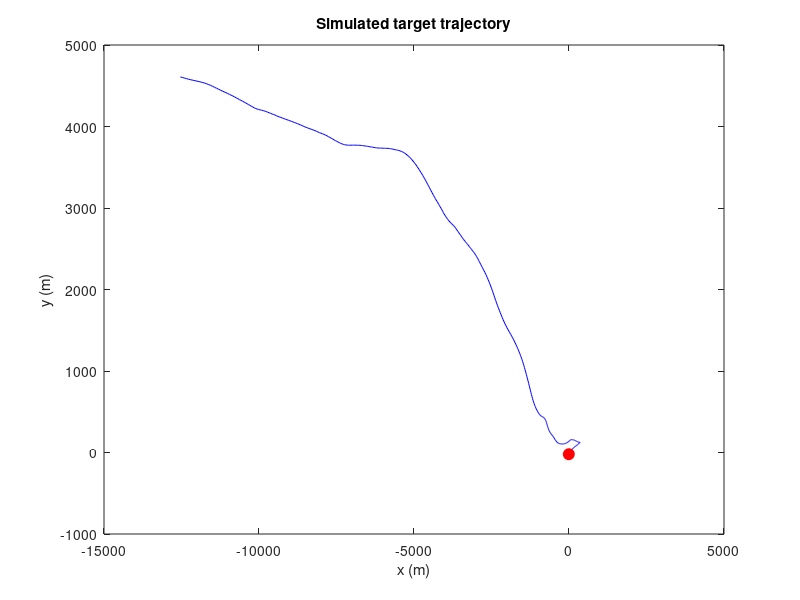

This figure's MATLAB source: (Note: this script raises an error after producing the figure.)
%%  HA1 SF2955  %%
%%%%%%%%%%%%%%%%%%

%% Problem 1 & 2
clear all, close all

delta_t = 0.5;
alpha = 0.6;
sigma = 0.5;

Ztates = [0 0; 3.5 0; 0 3.5; 0 -3.5; -3.5 0]';
P = (1/20)*[16 1 1 1 1; 1 16 1 1 1; 1 1 16 1 1; 1 1 1 16 1; 1 1 1 1 16];

Phi_tilde = [1 delta_t 0.5*delta_t^2; 0 1 delta_t; 0 0 alpha];
Phi = [Phi_tilde zeros(3,3); zeros(3,3) Phi_tilde];

Psi_z_tilde = [0.5*delta_t^2; delta_t; 0];
Psi_w_tilde = [0.5*delta_t^2; delta_t; 1];
Psi_z = [Psi_z_tilde zeros(3,1); zeros(3,1) Psi_z_tilde];
Psi_w = [Psi_w_tilde zeros(3,1); zeros(3,1) Psi_w_tilde];

% Simulate trajectory of size m
m = 500;

X = zeros(6, m + 1);
Z_idx = zeros(1, m + 1);

X(:,1) = mvnrnd(zeros(6,1), diag([500,5,5,200,5,5]))';
Z_idx(1) = randi(5);

for n = 1:m
    Z_n = Ztates(:, Z_idx(n));
    W_n = sigma * randn(2, 1);
    X(:, n + 1) = Phi*X(:, n) + Psi_z*Z_n + Psi_w*W_n;
    Z_idx(n + 1) = randsample(5, 1, true, P(Z_idx(n), :));
end

figure;
plot(X(1,:), X(4,:), 'b-');   
hold on;
plot(X(1,1), X(4,1), 'ro', 'MarkerSize', 8, 'MarkerFaceColor', 'r');
hold off;
xlabel('x (m)');
ylabel('y (m)');
title('Simulated target trajectory');

%% Problem 3
clear all, close all

delta_t = 0.5;
alpha = 0.6;
sigma = 0.5;

Ztates = [0 0; 3.5 0; 0 3.5; 0 -3.5; -3.5 0]';
P = (1/20)*[16 1 1 1 1; 1 16 1 1 1; 1 1 16 1 1; 1 1 1 16 1; 1 1 1 1 16];
Pcum = cumsum(P, 2);

Phi_tilde = [1 delta_t 0.5*delta_t^2; 0 1 delta_t; 0 0 alpha];
Phi = [Phi_tilde zeros(3,3); zeros(3,3) Phi_tilde];

Psi_z_tilde = [0.5*delta_t^2; delta_t; 0];
Psi_w_tilde = [0.5*delta_t^2; delta_t; 1];
Psi_z = [Psi_z_tilde zeros(3,1); zeros(3,1) Psi_z_tilde];
Psi_w = [Psi_w_tilde zeros(3,1); zeros(3,1) Psi_w_tilde];

stations = load("stations.mat");
stationx = stations.pos_vec(1,:);
stationy = stations.pos_vec(2,:);
%plot(stationx,stationy, "*r")
pi_mat = zeros(2,6);
for ii = 1:length(stationx)
    pi_mat(:,ii) = [stationx(ii); stationy(ii)];
end

load("RSSI-measurements.mat")
s = 6;
v = 90;
eta = 3;
var_sigma = 1.5;
N = 10000;
m = 500;

X = mvnrnd(zeros(N,6), diag([500,5,5,200,5,5]))';
Z_idx = randi(5, 1, N);

log_p = ln_obs_prob(X, Y(:,1), pi_mat, v, eta, var_sigma, N, s);
log_p = log_p - max(log_p);
w = exp(log_p);
w = w / sum(w);
selected = [0, 10, 20, 50];
W_stored = zeros(N, length(selected));
W_stored(:, 1) = w';

tau1 = zeros(1, m + 1);
tau2 = zeros(1, m + 1);
tau1(1) = w * X(1,:)';   
tau2(1) = w * X(4,:)';   

ESS = zeros(1, m+1);
ESS(1) = 1 / sum(w.^2);


% SIS
for ii = 1:m
    u = rand(N, 1);
  
    Z_n = Ztates(:, Z_idx);
    W_n = sigma * randn(2, N);  

    X = Phi*X + Psi_z*Z_n + Psi_w*W_n;
    Z_idx = sum(u > Pcum(Z_idx, :), 2)' + 1;
    
    log_p = ln_obs_prob(X, Y(:, ii + 1), pi_mat, v, eta, var_sigma, N, s);
    log_w = log(w) + log_p; %SIS
    log_w = log_w - max(log_w);
    w = exp(log_w); 
    w = w / sum(w);
    
    tau1(ii + 1) = w * X(1,:)';
    tau2(ii + 1) = w * X(4,:)';
    ESS(ii + 1) = 1 / sum(w.^2);

    if ismember(ii, selected)
        W_stored(:, selected == ii) = w';
    end
end

% estimated trajectory
figure;
plot(tau1, tau2, 'b-', 'LineWidth', 1.2); hold on;
plot(pi_mat(1,:), pi_mat(2,:), 'r^', 'MarkerSize', 10, 'MarkerFaceColor', 'r');
plot(tau1(1), tau2(1), 'go', 'MarkerSize', 8, 'MarkerFaceColor', 'g');
xlabel('x^1 (m)'); ylabel('x^2 (m)');
title('SIS estimated trajectory');
legend('Estimated path', 'Base stations', 'Start');

% ESS 
figure;
plot(0:m, ESS);
xlabel('n'); ylabel('ESS');
title('Effective sample size over time');

figure;
for k = 1:length(selected)
    subplot(2, 2, k);
    histogram(W_stored(:,k), 50);
    xlabel('Weight \omega^i');
    ylabel('Count');
    title(['Weights at n = ' num2str(selected(k))]);
end

%% Problem 4
clear all, close all

delta_t = 0.5;
alpha = 0.6;
sigma = 0.5;

Ztates = [0 0; 3.5 0; 0 3.5; 0 -3.5; -3.5 0]';
P = (1/20)*[16 1 1 1 1; 1 16 1 1 1; 1 1 16 1 1; 1 1 1 16 1; 1 1 1 1 16];
Pcum = cumsum(P, 2);

Phi_tilde = [1 delta_t 0.5*delta_t^2; 0 1 delta_t; 0 0 alpha];
Phi = [Phi_tilde zeros(3,3); zeros(3,3) Phi_tilde];

Psi_z_tilde = [0.5*delta_t^2; delta_t; 0];
Psi_w_tilde = [0.5*delta_t^2; delta_t; 1];
Psi_z = [Psi_z_tilde zeros(3,1); zeros(3,1) Psi_z_tilde];
Psi_w = [Psi_w_tilde zeros(3,1); zeros(3,1) Psi_w_tilde];

stations = load("stations.mat");
stationx = stations.pos_vec(1,:);
stationy = stations.pos_vec(2,:);
%plot(stationx,stationy, "*r")
pi_mat = zeros(2,6);
for ii = 1:length(stationx)
    pi_mat(:,ii) = [stationx(ii); stationy(ii)];
end

load("RSSI-measurements.mat")
s = 6;
v = 90;
eta = 3;
var_sigma = 1.5;
N = 10000;
m = 500;

X = mvnrnd(zeros(N,6), diag([500,5,5,200,5,5]))';
Z_idx = randi(5, 1, N);

log_p = ln_obs_prob(X, Y(:,1), pi_mat, v, eta, var_sigma, N, s);
log_p = log_p - max(log_p);
w = exp(log_p);
w = w / sum(w);

selected = [0, 50, 100, 500];
W_stored = zeros(N, length(selected));
W_stored(:, 1) = w';

probably_Z = zeros(1, m + 1);
probably_Z(1) = mode(Z_idx);  % after n=0 

tau1 = zeros(1, m + 1);
tau2 = zeros(1, m + 1);
ESS  = zeros(1, m + 1);
tau1(1) = w * X(1,:)';
tau2(1) = w * X(4,:)';
ESS(1)  = 1 / sum(w.^2);

idx = randsample(N, N, true, w);
X = X(:, idx);
Z_idx = Z_idx(idx);

for ii = 1:m

    u = rand(N, 1);

    Z_n = Ztates(:, Z_idx);
    W_n = sigma * randn(2, N);
    X = Phi*X + Psi_z*Z_n + Psi_w*W_n;
    Z_idx = sum(u > Pcum(Z_idx, :), 2)' + 1;

    log_p = ln_obs_prob(X, Y(:,ii + 1), pi_mat, v, eta, var_sigma, N, s);
    log_p = log_p - max(log_p);
    w = exp(log_p);
    w = w / sum(w);

    tau1(ii + 1) = w * X(1,:)'; 
    tau2(ii + 1) = w * X(4,:)';
    ESS(ii + 1) = 1 / sum(w.^2);

    if ismember(ii, selected)
        W_stored(:, selected == ii) = w';
    end

    idx = randsample(N, N, true, w);
    X = X(:, idx);
    Z_idx = Z_idx(idx);
    
    probably_Z(ii + 1) = mode(Z_idx);

end

figure;
plot(tau1, tau2, 'b-', 'LineWidth', 1.2); 
hold on;
grid on;
plot(pi_mat(1,:), pi_mat(2,:), 'r^', 'MarkerSize', 10, 'MarkerFaceColor', 'r');
plot(tau1(1), tau2(1), 'go', 'MarkerSize', 8, 'MarkerFaceColor', 'g');
xlabel('x^1 (m)'); ylabel('x^2 (m)');
title('SISR estimated trajectory');
legend('Estimated path', 'Base stations', 'Start');
% 
figure;
plot(0:m, ESS);
xlabel('n'); ylabel('ESS');
title('SISR effective sample size over time');
% 
Ztates_labels = {'No steering (0,0)', 'East (3.5,0)', 'North (0,3.5)', 'South (0,-3.5)', 'West (-3.5,0)'};
figure;
plot(0:m, probably_Z, 'b.');
yticks(1:5);
yticklabels(Ztates_labels);
xlabel('n');
title('Most probable driving command over time');
% 
figure;
for k = 1:length(selected)
     subplot(2, 2, k);
     histogram(W_stored(:,k), 50);
     xlabel('Weight \omega^i');
     ylabel('Count');
     title(['Weights at n = ' num2str(selected(k))]);
end


%% Problem 5
clear all, close all
delta_t = 0.5; 
alpha = 0.6; 
sigma = 0.5;
s = 6; 
v = 90; 
eta = 3; 
N = 10000; 
m = 500;
Ztates = [0 0; 3.5 0; 0 3.5; 0 -3.5; -3.5 0]';
P = (1/20)*[16 1 1 1 1; 1 16 1 1 1; 1 1 16 1 1; 1 1 1 16 1; 1 1 1 1 16];
Pcum = cumsum(P, 2);

Phi_tilde = [1 delta_t 0.5*delta_t^2; 0 1 delta_t; 0 0 alpha];
Phi = blkdiag(Phi_tilde, Phi_tilde);
Psi_z = blkdiag([0.5*delta_t^2; delta_t; 0], [0.5*delta_t^2; delta_t; 0]);
Psi_w = blkdiag([0.5*delta_t^2; delta_t; 1], [0.5*delta_t^2; delta_t; 1]);

stations = load("stations.mat");
pi_mat = stations.pos_vec;

load('RSSI-measurements-unknown-sigma.mat')

zeta_grid = 0.1:0.1:2.9;
ell_hat = zeros(1, length(zeta_grid));

tic;
for jj = 1:length(zeta_grid)
    var_sigma = zeta_grid(jj);
    
    X = mvnrnd(zeros(N,6), diag([500,5,5,200,5,5]))';
    Z_idx = randi(5, 1, N);
    log_normC = zeros(1, m + 1); 
    
    log_p = ln_obs_prob(X, Y(:,1), pi_mat, v, eta, var_sigma, N, s);
    log_normC(1) = log(mean(exp(log_p))); %
    log_p = log_p - max(log_p);
    w = exp(log_p);
    w = w/sum(w);

    idx = randsample(N, N, true, w);
    X = X(:,idx); Z_idx = Z_idx(idx); w = ones(1,N)/N;
    
    for ii = 1:m
        u = rand(N,1);

        Z_n = Ztates(:, Z_idx);
        W_n = sigma * randn(2, N);
        X = Phi*X + Psi_z*Z_n + Psi_w*W_n;
        Z_idx = sum(u > Pcum(Z_idx,:), 2)' + 1;
        
        log_p = ln_obs_prob(X, Y(:,ii + 1), pi_mat, v, eta, var_sigma, N, s);
        log_normC(ii + 1) = log(mean(exp(log_p))); %
        log_p = log_p - max(log_p);
        w = exp(log_p);
        w = w/sum(w);
        
        idx = randsample(N, N, true, w);
        X = X(:,idx); Z_idx = Z_idx(idx);
    end
    
    ell_hat(jj) = mean(log_normC);

end

time = toc;
disp(['Total time: ' num2str(time) ' seconds']);

[~, best_jj] = max(ell_hat);
disp(zeta_grid(best_jj));
%disp(ell_hat)

figure;
plot(zeta_grid, ell_hat, 'b-o');
xlabel('$\varsigma$', 'Interpreter', 'latex');
ylabel('$\ell_m^N(\varsigma)$', 'Interpreter', 'latex');
title('Log-likelihood over grid', 'Interpreter', 'latex');

%% 5 b) results, code from problem 4 with var_sigma = 2.2 (decided in problem5 above)
clear all, close all

delta_t = 0.5;
alpha = 0.6;
sigma = 0.5;

Ztates = [0 0; 3.5 0; 0 3.5; 0 -3.5; -3.5 0]';
P = (1/20)*[16 1 1 1 1; 1 16 1 1 1; 1 1 16 1 1; 1 1 1 16 1; 1 1 1 1 16];
Pcum = cumsum(P, 2);

Phi_tilde = [1 delta_t 0.5*delta_t^2; 0 1 delta_t; 0 0 alpha];
Phi = [Phi_tilde zeros(3,3); zeros(3,3) Phi_tilde];

Psi_z_tilde = [0.5*delta_t^2; delta_t; 0];
Psi_w_tilde = [0.5*delta_t^2; delta_t; 1];
Psi_z = [Psi_z_tilde zeros(3,1); zeros(3,1) Psi_z_tilde];
Psi_w = [Psi_w_tilde zeros(3,1); zeros(3,1) Psi_w_tilde];

stations = load("stations.mat");
stationx = stations.pos_vec(1,:);
stationy = stations.pos_vec(2,:);
%plot(stationx,stationy, "*r")
pi_mat = zeros(2,6);
for ii = 1:length(stationx)
    pi_mat(:,ii) = [stationx(ii); stationy(ii)];
end

load('RSSI-measurements-unknown-sigma.mat')
s = 6;
v = 90;
eta = 3;
var_sigma = 2.2; % from 5
N = 10000;
m = 500;

X = mvnrnd(zeros(N,6), diag([500,5,5,200,5,5]))';
Z_idx = randi(5, 1, N);

log_p = ln_obs_prob(X, Y(:,1), pi_mat, v, eta, var_sigma, N, s);
log_p = log_p - max(log_p);
w = exp(log_p);
w = w / sum(w);

selected = [0, 50, 100, 500];
W_stored = zeros(N, length(selected));
W_stored(:, 1) = w';

probably_Z = zeros(1, m + 1);
probably_Z(1) = mode(Z_idx);  % after n=0 

tau1 = zeros(1, m + 1);
tau2 = zeros(1, m + 1);
ESS  = zeros(1, m + 1);
tau1(1) = w * X(1,:)';
tau2(1) = w * X(4,:)';
ESS(1)  = 1 / sum(w.^2);

idx = randsample(N, N, true, w);
X = X(:, idx);
Z_idx = Z_idx(idx);

for ii = 1:m

    u = rand(N, 1);
    Z_n = Ztates(:, Z_idx);
    W_n = sigma * randn(2, N);
    X = Phi*X + Psi_z*Z_n + Psi_w*W_n;
    Z_idx = sum(u > Pcum(Z_idx, :), 2)' + 1;

    log_p = ln_obs_prob(X, Y(:,ii + 1), pi_mat, v, eta, var_sigma, N, s);
    log_p = log_p - max(log_p);
    w = exp(log_p);
    w = w / sum(w);

    tau1(ii + 1) = w * X(1,:)';
    tau2(ii + 1) = w * X(4,:)';
    ESS(ii + 1) = 1 / sum(w.^2);

    if ismember(ii, selected)
        W_stored(:, selected == ii) = w';
    end

    idx = randsample(N, N, true, w);
    X = X(:, idx);
    Z_idx = Z_idx(idx);
    
    probably_Z(ii + 1) = mode(Z_idx);

end

figure;
plot(tau1, tau2, 'b-', 'LineWidth', 1.2);
grid on;
hold on;
plot(pi_mat(1,:), pi_mat(2,:), 'r^', 'MarkerSize', 10, 'MarkerFaceColor', 'r');
plot(tau1(1), tau2(1), 'go', 'MarkerSize', 8, 'MarkerFaceColor', 'g');
xlabel('x^1 (m)'); ylabel('x^2 (m)');
title('SISR estimated trajectory');
legend('Estimated path', 'Base stations', 'Start');


%%%%%%%%%%%%%%%%%%%%%%%%%%%%%%%%%%%%%%%%%%%%%%%%
%%%%%%%%%%%%%%%%%%%%%%%%%%%%%%%%%%%%%%%%%%%%%%%%
%%%%%%%%%%%%%%% Funktioner %%%%%%%%%%%%%%%%%%%%%


function log_p = ln_obs_prob(X, Y, pi_mat, v, eta, var_sigma, N, s)
    pos = X([1,4],:);
    log_p = zeros(1,N);
    for l = 1:s
        dist = sqrt(sum((pos - pi_mat(:,l)).^2 , 1));
        mu = v - 10*eta*log10(dist);
        log_p = log_p - 0.5*((Y(l) - mu)/var_sigma).^2 - log(sqrt(2*pi)*var_sigma);
    end
end 
